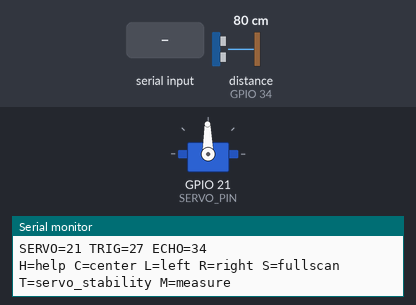
The sketch below on a simulated ESP32. Shown: servo, the last lines printed to the serial monitor. Wiring (inferred from the names in the program): servo: signal GPIO 21. The test bench sets the inputs (shaded band); at power-on: distance to the obstacle (sensor on GPIO 34) 80 cm. The echo pulse lasts 58.3 µs per cm; servo pulses on a pin are drawn as a servo (544–2400 µs = 0–180°).

Above: at 3.1 s.
3.2 s: "S\n" received over Serial
At 3.9 s:
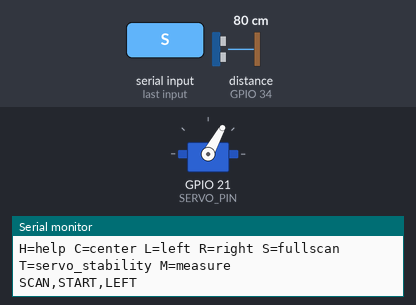
11.4 s: "R\n" received over Serial
At 12.6 s:
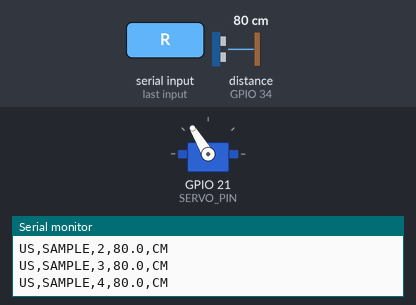
Timing chart, 0 to 13.9 s (numbered marks = the images above; inputs shaded):
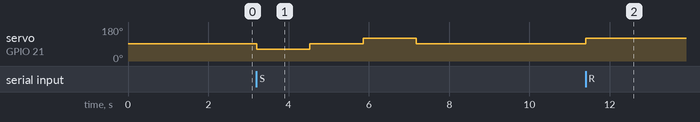

Measured:
- after the input at 3.2 s, servo on GPIO 21 (SERVO_PIN): 91° → 61° at once, → 91° 1.3 s later, → 121° 1.3 s later, → 91° 1.3 s later
- after the input at 11.4 s, servo on GPIO 21 (SERVO_PIN): 91° → 121° at once

The sketch:

Atlas_6_0_DEVKITV1_Servo_US100_Bringup_V2.ino
```cpp
#include <Arduino.h>

// Atlas 6.0 DEVKITV1 Servo + US-100 Bring-Up V2
// Servo Signal -> GPIO21
// Servo VCC -> 5V
// Servo GND -> GND
// US-100 TRIG -> GPIO27
// US-100 ECHO -> GPIO34
// Serial Monitor -> 115200

static const uint8_t SERVO_PIN = 21;
static const uint8_t TRIG_PIN = 27;
static const uint8_t ECHO_PIN = 34;

static const int ANGLE_LEFT = 60;
static const int ANGLE_CENTER = 90;
static const int ANGLE_RIGHT = 120;

static const uint16_t SERVO_PERIOD_US = 20000;
static const uint16_t SERVO_MIN_US = 1000;
static const uint16_t SERVO_MAX_US = 2000;

uint16_t angleToPulse(int angle) {
  angle = constrain(angle, 0, 180);
  return map(angle, 0, 180, SERVO_MIN_US, SERVO_MAX_US);
}

void moveServo(int angle) {
  uint16_t pulse = angleToPulse(angle);
  uint32_t cycles = 35; // ~700 ms

  for (uint32_t i = 0; i < cycles; ++i) {
    digitalWrite(SERVO_PIN, HIGH);
    delayMicroseconds(pulse);
    digitalWrite(SERVO_PIN, LOW);
    delayMicroseconds(SERVO_PERIOD_US - pulse);
  }
  delay(250);
}

float readOnceCm() {
  digitalWrite(TRIG_PIN, LOW);
  delayMicroseconds(3);
  digitalWrite(TRIG_PIN, HIGH);
  delayMicroseconds(10);
  digitalWrite(TRIG_PIN, LOW);

  unsigned long us = pulseIn(ECHO_PIN, HIGH, 30000UL);
  if (us == 0) return NAN;

  float cm = us * 0.0343f / 2.0f;
  if (cm < 2.0f || cm > 400.0f) return NAN;
  return cm;
}

void sortFloats(float *a, int n) {
  for (int i = 0; i < n; ++i) {
    for (int j = i + 1; j < n; ++j) {
      if (a[j] < a[i]) {
        float t = a[i]; a[i] = a[j]; a[j] = t;
      }
    }
  }
}

float median5() {
  float v[5];
  int n = 0;

  for (int i = 0; i < 5; ++i) {
    float cm = readOnceCm();
    Serial.print("US,SAMPLE,");
    Serial.print(i + 1);
    Serial.print(",");
    if (isnan(cm)) {
      Serial.println("INVALID");
    } else {
      Serial.print(cm, 1);
      Serial.println(",CM");
      v[n++] = cm;
    }
    delay(70);
  }

  if (n < 3) {
    Serial.println("US,RESULT,UNKNOWN");
    return NAN;
  }

  sortFloats(v, n);
  float m = (n % 2) ? v[n/2] : (v[n/2 - 1] + v[n/2]) / 2.0f;
  Serial.print("US,RESULT,MEDIAN_CM,");
  Serial.println(m, 1);
  return m;
}

const char* stateOf(float cm) {
  if (isnan(cm)) return "UNKNOWN";
  if (cm <= 30.0f) return "BLOCKED";
  if (cm <= 45.0f) return "CAUTION";
  return "CLEAR";
}

void scanOne(const char* name, int angle) {
  Serial.print("SCAN,START,");
  Serial.println(name);
  moveServo(angle);
  float cm = median5();
  Serial.print("SCAN,RESULT,");
  Serial.print(name);
  Serial.print(",");
  if (isnan(cm)) {
    Serial.println("UNKNOWN");
  } else {
    Serial.print(cm, 1);
    Serial.print(",CM,");
    Serial.println(stateOf(cm));
  }
}

void fullScan() {
  scanOne("LEFT", ANGLE_LEFT);
  scanOne("CENTER", ANGLE_CENTER);
  scanOne("RIGHT", ANGLE_RIGHT);
  moveServo(ANGLE_CENTER);
  Serial.println("SCAN,DONE,CENTERED");
}

void stability() {
  Serial.println("SERVO_STABILITY_TEST_BEGIN");
  for (int i = 1; i <= 10; ++i) {
    Serial.print("CYCLE,"); Serial.println(i);
    moveServo(ANGLE_LEFT);
    moveServo(ANGLE_CENTER);
    moveServo(ANGLE_RIGHT);
    moveServo(ANGLE_CENTER);
  }
  Serial.println("SERVO_STABILITY_TEST_END");
}

void help() {
  Serial.println("H=help C=center L=left R=right S=fullscan T=servo_stability M=measure");
}

void setup() {
  Serial.begin(115200);
  pinMode(SERVO_PIN, OUTPUT);
  pinMode(TRIG_PIN, OUTPUT);
  pinMode(ECHO_PIN, INPUT);
  digitalWrite(SERVO_PIN, LOW);
  digitalWrite(TRIG_PIN, LOW);

  delay(1000);
  moveServo(ANGLE_CENTER);
  Serial.println("ATLAS 6.0 DEVKITV1 SERVO+US100 V2 READY");
  Serial.println("SERVO=21 TRIG=27 ECHO=34");
  help();
}

void loop() {
  if (!Serial.available()) {
    delay(5);
    return;
  }

  char c = toupper((char)Serial.read());
  if (c == '\r' || c == '\n' || c == ' ') return;

  switch (c) {
    case 'H': help(); break;
    case 'C': scanOne("CENTER", ANGLE_CENTER); break;
    case 'L': scanOne("LEFT", ANGLE_LEFT); break;
    case 'R': scanOne("RIGHT", ANGLE_RIGHT); break;
    case 'S': fullScan(); break;
    case 'T': stability(); break;
    case 'M': median5(); break;
    default:
      Serial.print("ERROR,UNKNOWN_COMMAND,");
      Serial.println(c);
  }
}
```
